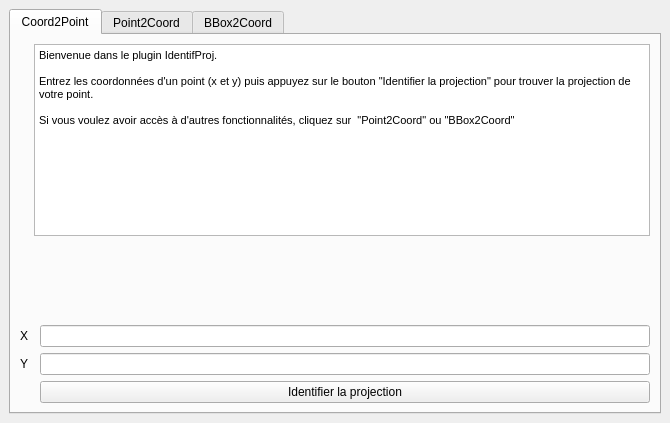
<?xml version="1.0" encoding="UTF-8"?>
<ui version="4.0">
 <class>IdentifProjDockWidgetBase</class>
 <widget class="QDockWidget" name="IdentifProjDockWidgetBase">
  <property name="geometry">
   <rect>
    <x>0</x>
    <y>0</y>
    <width>670</width>
    <height>423</height>
   </rect>
  </property>
  <property name="windowTitle">
   <string>IdentifProj</string>
  </property>
  <widget class="QWidget" name="dockWidgetContents">
   <layout class="QGridLayout" name="gridLayout">
    <item row="0" column="0">
     <widget class="QTabWidget" name="tabWidget">
      <property name="currentIndex">
       <number>0</number>
      </property>
      <widget class="QWidget" name="coord2point">
       <attribute name="title">
        <string>Coord2Point</string>
       </attribute>
       <layout class="QGridLayout" name="gridLayout_6">
        <item row="0" column="0">
         <layout class="QGridLayout" name="gridLayout_2">
          <item row="4" column="2">
           <widget class="QPushButton" name="btGetCoord">
            <property name="text">
             <string>Identifier la projection</string>
            </property>
           </widget>
          </item>
          <item row="2" column="0">
           <widget class="QLabel" name="label">
            <property name="text">
             <string>X</string>
            </property>
           </widget>
          </item>
          <item row="3" column="0">
           <widget class="QLabel" name="label_2">
            <property name="text">
             <string>Y</string>
            </property>
           </widget>
          </item>
          <item row="2" column="2">
           <widget class="QLineEdit" name="x"/>
          </item>
          <item row="5" column="2">
           <layout class="QGridLayout" name="gridLayout_3"/>
          </item>
          <item row="3" column="2">
           <widget class="QLineEdit" name="y"/>
          </item>
          <item row="0" column="1" colspan="2">
           <widget class="QTextBrowser" name="textBrowser">
            <property name="html">
             <string>&lt;!DOCTYPE HTML PUBLIC &quot;-//W3C//DTD HTML 4.0//EN&quot; &quot;http://www.w3.org/TR/REC-html40/strict.dtd&quot;&gt;
&lt;html&gt;&lt;head&gt;&lt;meta name=&quot;qrichtext&quot; content=&quot;1&quot; /&gt;&lt;style type=&quot;text/css&quot;&gt;
p, li { white-space: pre-wrap; }
&lt;/style&gt;&lt;/head&gt;&lt;body style=&quot; font-family:'MS Shell Dlg 2'; font-size:8.25pt; font-weight:400; font-style:normal;&quot;&gt;
&lt;p style=&quot; margin-top:0px; margin-bottom:0px; margin-left:0px; margin-right:0px; -qt-block-indent:0; text-indent:0px;&quot;&gt;Bienvenue dans le plugin IdentifProj. &lt;/p&gt;
&lt;p style=&quot;-qt-paragraph-type:empty; margin-top:0px; margin-bottom:0px; margin-left:0px; margin-right:0px; -qt-block-indent:0; text-indent:0px;&quot;&gt;&lt;br /&gt;&lt;/p&gt;
&lt;p style=&quot; margin-top:0px; margin-bottom:0px; margin-left:0px; margin-right:0px; -qt-block-indent:0; text-indent:0px;&quot;&gt;Entrez les coordonnées d'un point (x et y) puis appuyez sur le bouton &amp;quot;Identifier la projection&amp;quot; pour trouver la projection de votre point. &lt;/p&gt;
&lt;p style=&quot;-qt-paragraph-type:empty; margin-top:0px; margin-bottom:0px; margin-left:0px; margin-right:0px; -qt-block-indent:0; text-indent:0px;&quot;&gt;&lt;br /&gt;&lt;/p&gt;
&lt;p style=&quot; margin-top:0px; margin-bottom:0px; margin-left:0px; margin-right:0px; -qt-block-indent:0; text-indent:0px;&quot;&gt;Si vous voulez avoir accès à d'autres fonctionnalités, cliquez sur  &amp;quot;Point2Coord&amp;quot; ou &amp;quot;BBox2Coord&amp;quot;&lt;/p&gt;&lt;/body&gt;&lt;/html&gt;</string>
            </property>
           </widget>
          </item>
          <item row="1" column="2">
           <spacer name="verticalSpacer_3">
            <property name="orientation">
             <enum>Qt::Vertical</enum>
            </property>
            <property name="sizeHint" stdset="0">
             <size>
              <width>20</width>
              <height>40</height>
             </size>
            </property>
           </spacer>
          </item>
         </layout>
        </item>
       </layout>
      </widget>
      <widget class="QWidget" name="point2coord_2">
       <attribute name="title">
        <string>Point2Coord</string>
       </attribute>
       <layout class="QGridLayout" name="gridLayout_8">
        <item row="0" column="0">
         <layout class="QGridLayout" name="gridLayout_4">
          <item row="1" column="0">
           <widget class="QPushButton" name="act_p2c">
            <property name="text">
             <string>Activer l'outil de sélection</string>
            </property>
           </widget>
          </item>
          <item row="4" column="0">
           <spacer name="verticalSpacer_2">
            <property name="orientation">
             <enum>Qt::Vertical</enum>
            </property>
            <property name="sizeHint" stdset="0">
             <size>
              <width>20</width>
              <height>40</height>
             </size>
            </property>
           </spacer>
          </item>
          <item row="5" column="0">
           <spacer name="verticalSpacer">
            <property name="orientation">
             <enum>Qt::Vertical</enum>
            </property>
            <property name="sizeHint" stdset="0">
             <size>
              <width>20</width>
              <height>40</height>
             </size>
            </property>
           </spacer>
          </item>
          <item row="3" column="0">
           <widget class="QTreeWidget" name="outputFrame">
            <column>
             <property name="text">
              <string>EPSG</string>
             </property>
            </column>
            <column>
             <property name="text">
              <string>X</string>
             </property>
            </column>
            <column>
             <property name="text">
              <string>Y</string>
             </property>
            </column>
           </widget>
          </item>
          <item row="6" column="0">
           <widget class="QPushButton" name="des_p2c">
            <property name="text">
             <string>Désactiver l'outil de sélection</string>
            </property>
           </widget>
          </item>
          <item row="2" column="0">
           <widget class="QTextEdit" name="outputPT"/>
          </item>
          <item row="0" column="0">
           <widget class="QTextBrowser" name="textBrowser_2">
            <property name="html">
             <string>&lt;!DOCTYPE HTML PUBLIC &quot;-//W3C//DTD HTML 4.0//EN&quot; &quot;http://www.w3.org/TR/REC-html40/strict.dtd&quot;&gt;
&lt;html&gt;&lt;head&gt;&lt;meta name=&quot;qrichtext&quot; content=&quot;1&quot; /&gt;&lt;style type=&quot;text/css&quot;&gt;
p, li { white-space: pre-wrap; }
&lt;/style&gt;&lt;/head&gt;&lt;body style=&quot; font-family:'MS Shell Dlg 2'; font-size:8.25pt; font-weight:400; font-style:normal;&quot;&gt;
&lt;p style=&quot; margin-top:0px; margin-bottom:0px; margin-left:0px; margin-right:0px; -qt-block-indent:0; text-indent:0px;&quot;&gt;Appuyez sur le bouton &amp;quot;Activer l'outil de sélection&amp;quot; pour activer l'outil de sélection sur la carte, puis cliquez sur un point dont vous voulez obtenir les coordonnées (dans différentes projections).&lt;/p&gt;
&lt;p style=&quot;-qt-paragraph-type:empty; margin-top:0px; margin-bottom:0px; margin-left:0px; margin-right:0px; -qt-block-indent:0; text-indent:0px;&quot;&gt;&lt;br /&gt;&lt;/p&gt;
&lt;p style=&quot; margin-top:0px; margin-bottom:0px; margin-left:0px; margin-right:0px; -qt-block-indent:0; text-indent:0px;&quot;&gt;Pour pouvez désactiver l'outil de sélection en appuyant sur le bouton &amp;quot;Désactiver l'outil de sélection&amp;quot;.&lt;/p&gt;&lt;/body&gt;&lt;/html&gt;</string>
            </property>
           </widget>
          </item>
         </layout>
        </item>
       </layout>
      </widget>
      <widget class="QWidget" name="bbox2coord">
       <attribute name="title">
        <string>BBox2Coord</string>
       </attribute>
       <layout class="QGridLayout" name="gridLayout_7">
        <item row="0" column="0">
         <layout class="QGridLayout" name="gridLayout_5">
          <item row="2" column="0">
           <widget class="QTextEdit" name="polywgs84"/>
          </item>
          <item row="4" column="0">
           <widget class="QPushButton" name="desBBox">
            <property name="text">
             <string>Désactiver l'outil BBox</string>
            </property>
           </widget>
          </item>
          <item row="3" column="0">
           <widget class="QTreeWidget" name="outputPoly">
            <column>
             <property name="text">
              <string>EPSG</string>
             </property>
            </column>
            <column>
             <property name="text">
              <string>Polygon</string>
             </property>
            </column>
           </widget>
          </item>
          <item row="1" column="0">
           <widget class="QPushButton" name="createBBox">
            <property name="text">
             <string>Activer l'outil BBox</string>
            </property>
           </widget>
          </item>
          <item row="0" column="0">
           <widget class="QTextBrowser" name="textBrowser_3">
            <property name="html">
             <string>&lt;!DOCTYPE HTML PUBLIC &quot;-//W3C//DTD HTML 4.0//EN&quot; &quot;http://www.w3.org/TR/REC-html40/strict.dtd&quot;&gt;
&lt;html&gt;&lt;head&gt;&lt;meta name=&quot;qrichtext&quot; content=&quot;1&quot; /&gt;&lt;style type=&quot;text/css&quot;&gt;
p, li { white-space: pre-wrap; }
&lt;/style&gt;&lt;/head&gt;&lt;body style=&quot; font-family:'MS Shell Dlg 2'; font-size:8.25pt; font-weight:400; font-style:normal;&quot;&gt;
&lt;p style=&quot; margin-top:0px; margin-bottom:0px; margin-left:0px; margin-right:0px; -qt-block-indent:0; text-indent:0px;&quot;&gt;Appuyez sur le bouton &amp;quot;Activer l'outil BBox&amp;quot; pour activer l'outil de sélection sur la carte, puis cliquez sur deux points (avec le clic gauche) pour former la BBox dont vous voulez obtenir les coordonnées. &lt;/p&gt;
&lt;p style=&quot;-qt-paragraph-type:empty; margin-top:0px; margin-bottom:0px; margin-left:0px; margin-right:0px; -qt-block-indent:0; text-indent:0px;&quot;&gt;&lt;br /&gt;&lt;/p&gt;
&lt;p style=&quot; margin-top:0px; margin-bottom:0px; margin-left:0px; margin-right:0px; -qt-block-indent:0; text-indent:0px;&quot;&gt;Pour supprimer la BBox, faites un clic droit.&lt;/p&gt;
&lt;p style=&quot;-qt-paragraph-type:empty; margin-top:0px; margin-bottom:0px; margin-left:0px; margin-right:0px; -qt-block-indent:0; text-indent:0px;&quot;&gt;&lt;br /&gt;&lt;/p&gt;
&lt;p style=&quot; margin-top:0px; margin-bottom:0px; margin-left:0px; margin-right:0px; -qt-block-indent:0; text-indent:0px;&quot;&gt;Pour pouvez désactiver l'outil de sélection en appuyant sur le bouton &amp;quot;Désactiver l'outil BBox&amp;quot;.&lt;/p&gt;&lt;/body&gt;&lt;/html&gt;</string>
            </property>
           </widget>
          </item>
         </layout>
        </item>
       </layout>
      </widget>
     </widget>
    </item>
   </layout>
  </widget>
 </widget>
 <resources/>
 <connections/>
</ui>
